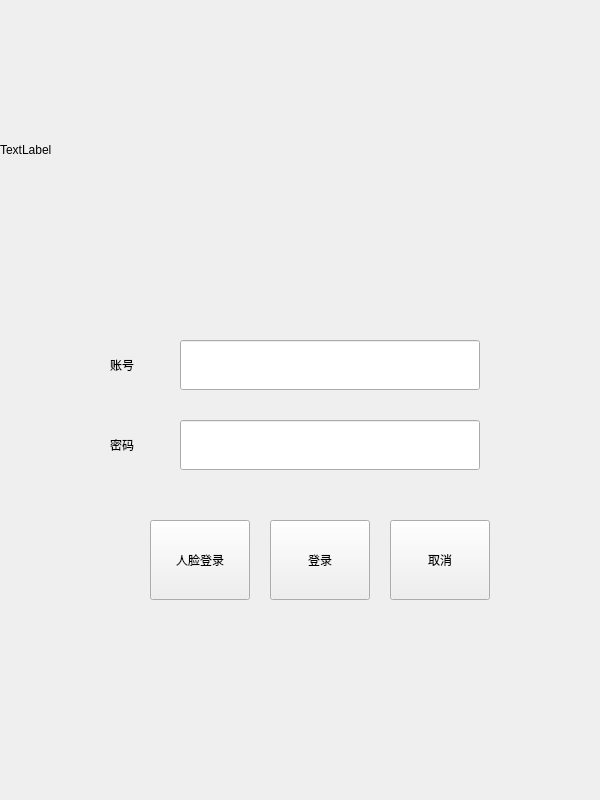
<?xml version="1.0" encoding="UTF-8"?>
<ui version="4.0">
 <class>firstwnd</class>
 <widget class="QWidget" name="firstwnd">
  <property name="geometry">
   <rect>
    <x>0</x>
    <y>0</y>
    <width>600</width>
    <height>800</height>
   </rect>
  </property>
  <property name="windowTitle">
   <string>firstwnd</string>
  </property>
  <widget class="QLabel" name="LOGOLab">
   <property name="geometry">
    <rect>
     <x>0</x>
     <y>0</y>
     <width>600</width>
     <height>300</height>
    </rect>
   </property>
   <property name="text">
    <string>TextLabel</string>
   </property>
  </widget>
  <widget class="QLabel" name="usrNameLab">
   <property name="geometry">
    <rect>
     <x>110</x>
     <y>340</y>
     <width>50</width>
     <height>50</height>
    </rect>
   </property>
   <property name="text">
    <string>账号</string>
   </property>
  </widget>
  <widget class="QLabel" name="pwdLab">
   <property name="geometry">
    <rect>
     <x>110</x>
     <y>420</y>
     <width>50</width>
     <height>50</height>
    </rect>
   </property>
   <property name="text">
    <string>密码</string>
   </property>
  </widget>
  <widget class="QLineEdit" name="usrNameEdit">
   <property name="geometry">
    <rect>
     <x>180</x>
     <y>340</y>
     <width>300</width>
     <height>50</height>
    </rect>
   </property>
  </widget>
  <widget class="QLineEdit" name="pwdEdit">
   <property name="geometry">
    <rect>
     <x>180</x>
     <y>420</y>
     <width>300</width>
     <height>50</height>
    </rect>
   </property>
  </widget>
  <widget class="QPushButton" name="loginBtn">
   <property name="geometry">
    <rect>
     <x>270</x>
     <y>520</y>
     <width>100</width>
     <height>80</height>
    </rect>
   </property>
   <property name="text">
    <string>登录</string>
   </property>
  </widget>
  <widget class="QPushButton" name="cancelBtn">
   <property name="geometry">
    <rect>
     <x>390</x>
     <y>520</y>
     <width>100</width>
     <height>80</height>
    </rect>
   </property>
   <property name="text">
    <string>取消</string>
   </property>
  </widget>
  <widget class="QPushButton" name="pushButton">
   <property name="geometry">
    <rect>
     <x>150</x>
     <y>520</y>
     <width>100</width>
     <height>80</height>
    </rect>
   </property>
   <property name="text">
    <string>人脸登录</string>
   </property>
  </widget>
 </widget>
 <resources/>
 <connections/>
</ui>
